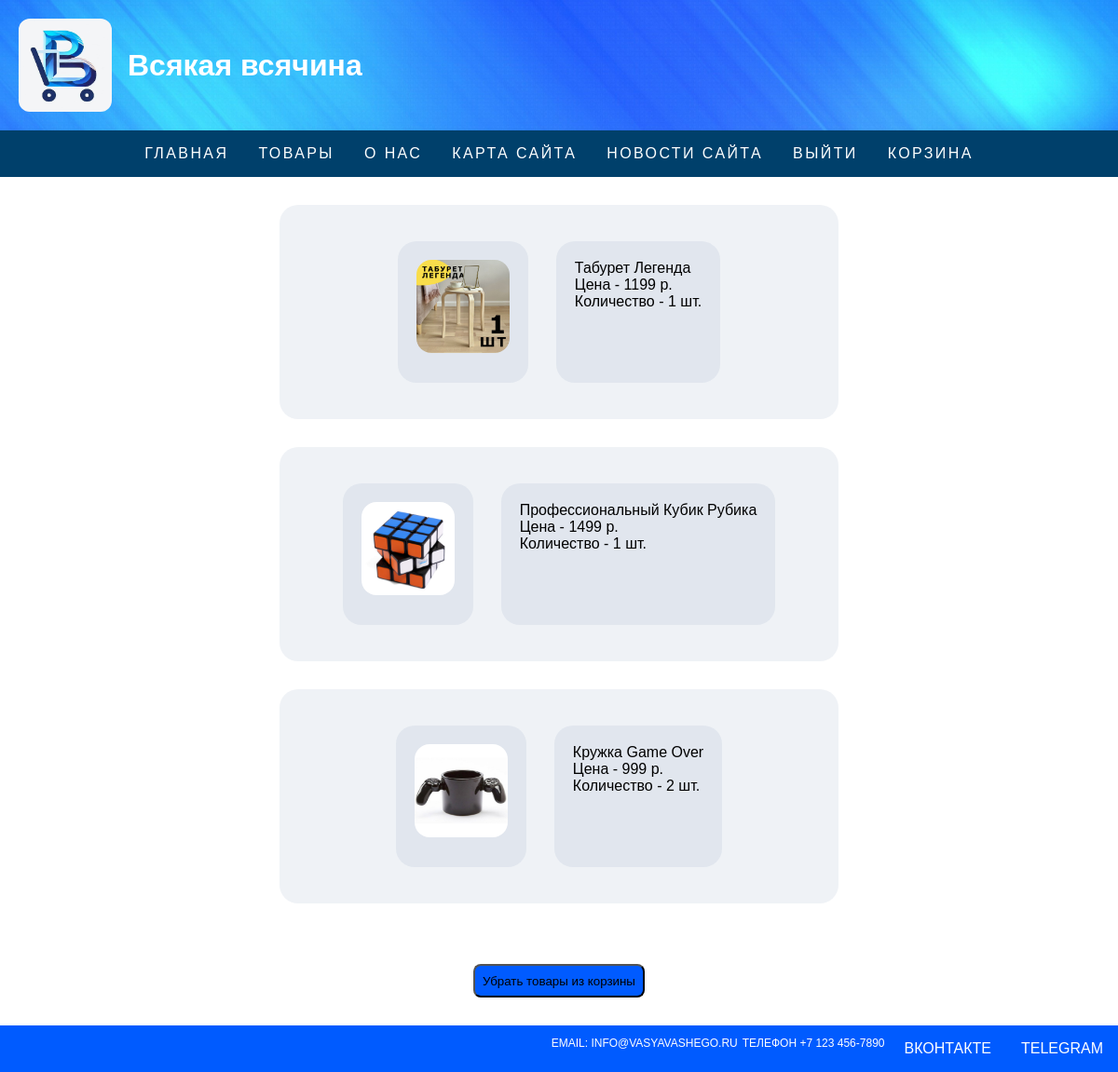
/shopList (signed in), run on the app's committed database.
### app.py (models this page shows)
class Goods(db.Model):
    id = db.Column(db.Integer, primary_key=True)
    good = db.Column(db.String(50), nullable=False)
    information = db.Column(db.Text, nullable=False)
    type = db.Column(db.String(50), nullable=False)
    cost = db.Column(db.Integer(), nullable=False)

class ShopList(db.Model):
    id = db.Column(db.Integer, primary_key=True)
    user = db.Column(db.Integer, db.ForeignKey(User.id), nullable=False)
    item = db.Column(db.Integer, db.ForeignKey(Goods.id), nullable=False)
    count = db.Column(db.Integer(), nullable=False)

### app.py (the view, shortened to what this page needs)
@app.route('/shopList', methods=['POST', 'GET'])
@login_required
def shoplist():
    id = current_user.id
    orders = ShopList.query.filter_by(user=id).all()
    items = Goods.query.order_by(Goods.id.desc()).all()
    return render_template('shopList.html', orders=orders, items=items)

### app.py (called while the page is built)
@login_manager.user_loader
def load_user(user_id):
    return User.query.get(int(user_id))

### templates/shopList.html (shortened to what this page needs)
<!DOCTYPE html>
<html lang="en">
<head>
  <link rel="stylesheet" href="../static/css/styles.css">
</head>
<body>
<div class='wrapper'>
    <header class="header">
    <div class="logo" onclick="goToMainPage()">
        <img class="image" src="../static/img/logo.png" alt="Logo">
        <div class="header-title">
            <h1>Всякая всячина</h1>
        </div>
    </div>
</header>
    <div class='burger-content'>
    <nav class="nav-links burger-content hide">
        <a href="/index" title="Главная">Главная</a>
        <div class='opener'>
            <a href="/store" title="Товары">Товары</a>
        </div>
        <a href="/information" title="О нас">О нас</a>
        <a href="/siteMap" title="Карта сайта">Карта сайта</a>
        <a href="/siteNews" title="Новости сайта">Новости сайта</a>
        <a href="/logout" title="Выйти">Выйти</a>
        <a href="/shopList" title="Корзина">Корзина</a>
    </nav>
    </div>
    <div class="goodsContainer">
        {% for el in orders %}
        {% for i in items %}
        {% if el.item == i.id %}
    <div class="goodsInformationList">
        <div class='text-content-list' style="margin:15px 15px">
            <img class="imageGoodList" src="../static/img/image{{i.id}}.png" alt="No image">
            </div>
            <div class='text-content-list' style="margin:15px 15px">
                <label>{{i.good}}</label>
                <label>Цена - {{i.cost}} р.</label>
                <label>Количество - {{el.count}} шт.</label>
            </div>
        </div>
        {% endif %}
        {% endfor %}
        {% endfor %}
    </div>
    <div class="goodsContainer">
            <form method='post'>
                <input type="submit" value="Убрать товары из корзины" class="customButton">
            </form>
        </div>
</div>
</body>
<div class='footer'>
    <p>Email: info@vasyavashego.ru</p>
    <p>Телефон +7 123 456-7890</p>
    <a onclick=redirectToVk()>ВКонтакте</a>
    <a onclick=redirectToTg()>Telegram</a>
</div>
</html>

### static/css/styles.css (style rules this page uses)
body { margin: 0; padding: 0; font-family: Arial, sans-serif; }
.wrapper { display: flex; flex-direction: column; min-height: 100vh; }
.footer { background-color: #005bff; width: 100%; display: inline-flex; justify-content: end; flex: 1 1 auto; user-select: none; }
.footer a { color: white; text-transform: uppercase; padding: 1em; cursor: pointer; text-decoration: none; }
.footer p { color: white; text-transform: uppercase; padding-right: 5px; text-decoration: none; font-size: 12px; }
.header { background: url('../img/header_img.jpg') no-repeat; background-size: cover; padding: 20px; color: #fff; display: flex; align-items: center; user-select: none; }
.logo { display: flex; align-items: center; margin-right: auto; cursor: pointer; }
.header-title { margin-left: 5px; }
nav { background-color: #00406b; color: #fff; width: 100%; font-family: 'Raleway', sans-serif; font-weight: 300; letter-spacing: 0.15em; padding-left: 1em; flex-wrap: wrap; display: inline-flex; justify-content: center; padding: 0.5em 0 0.5em 1em; position: sticky; top: 0; user-select: none; }
.nav-links { display: flex; margin: 0; padding: 0; }
.nav-links a { color: white; text-transform: uppercase; cursor: pointer; padding: 1em; text-decoration: none; }
.opener { display: flex; }
.goodsContainer { margin: 30px auto; display: flex; justify-content: center; align-items: center; width: 100%; flex-wrap: wrap; gap: 30px; }
.goodsInformationList { width: 600px; display: flex; flex-wrap: wrap; justify-content: center; border-radius: 20px; background: rgba(97, 131, 162, 0.1); padding: 24px; box-sizing: border-box; }
.image { width: 100px; height: 100px; border-radius: 12px; margin-right: 12px; }
.imageGoodList { width: 100px; height: 100px; border-radius: 16px; margin: 0 auto 12px auto; }
.text-content-list { padding: 20px; max-width: 400px; max-height: auto; display: flex; flex-direction: column; border-radius: 20px; background: rgba(97, 131, 162, 0.1); box-sizing: border-box; }
.customButton { margin: 5px 0 0 0; min-width: 80px; height: 36px; border-radius: 8px; display: flex; align-items: center; justify-content: center; background: #005bff; cursor: pointer; padding: 6px 8px; box-sizing: border-box; }

### data on the page
ShopList: count "1"
Goods: shows a picture, good "Табурет Легенда", cost "1199"
ShopList: count "1"
Goods: shows a picture, good "Профессиональный Кубик Рубика", cost "1499"
ShopList: count "2"
Goods: shows a picture, good "Кружка Game Over", cost "999"
